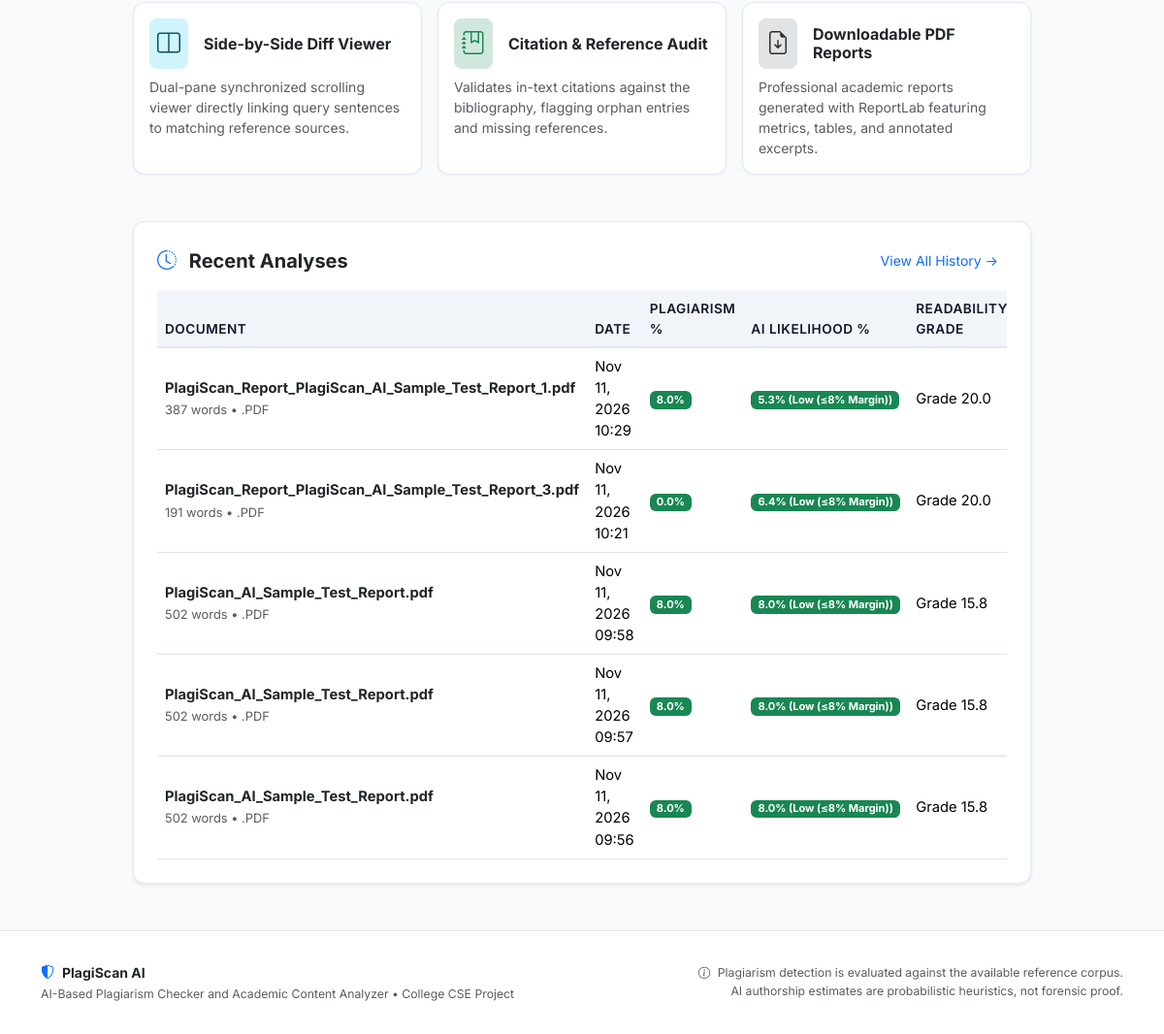
Before: / (lower part) with the older database file.
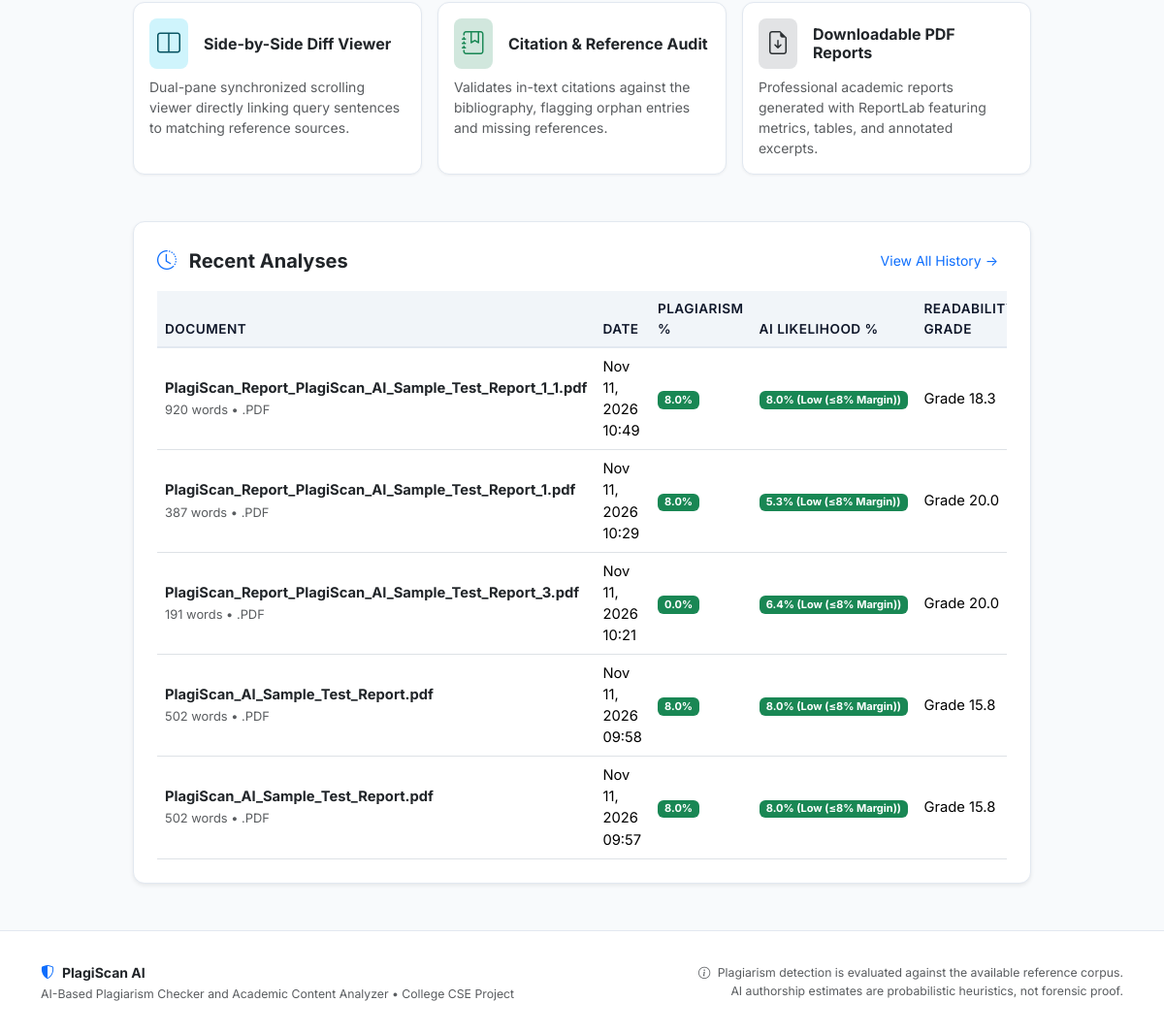
After: the same page with the newer database file.
### app/models/analysis.py (models this page shows, shortened)
class AnalysisResult(db.Model):
    __tablename__ = 'analysis_results'
    id = db.Column(db.Integer, primary_key=True)
    document_id = db.Column(db.Integer, db.ForeignKey('documents.id', ondelete='CASCADE'), nullable=False)
    plagiarism_score = db.Column(db.Float, default=0.0)      # 0 to 100%
    ai_likelihood_score = db.Column(db.Float, default=0.0)   # 0 to 100%
    ai_risk_level = db.Column(db.String(20), default='Low')  # Low, Moderate, High
    flesch_reading_ease = db.Column(db.Float, default=0.0)
    flesch_kincaid_grade = db.Column(db.Float, default=0.0)
    reading_time_minutes = db.Column(db.Float, default=0.0)
    lexical_diversity = db.Column(db.Float, default=0.0)     # Type-Token Ratio
    sentence_count = db.Column(db.Integer, default=0)
    citation_count = db.Column(db.Integer, default=0)
    uncited_sources_count = db.Column(db.Integer, default=0)
    status = db.Column(db.String(20), default='completed')   # processing, completed, failed
    created_at = db.Column(db.DateTime, default=get_utc_now)
    document = db.relationship('Document', back_populates='analyses')
    plagiarism_matches = db.relationship('PlagiarismMatch', back_populates='analysis', cascade='all, delete-orphan')
    ai_sentences = db.relationship('AISentenceScore', back_populates='analysis', cascade='all, delete-orphan')
    sections = db.relationship('SectionMetric', back_populates='analysis', cascade='all, delete-orphan')
    citations = db.relationship('CitationItem', back_populates='analysis', cascade='all, delete-orphan')
    suggestions = db.relationship('SmartSuggestion', back_populates='analysis', cascade='all, delete-orphan')

### app/models/document.py (models this page shows, shortened)
class Document(db.Model):
    __tablename__ = 'documents'
    id = db.Column(db.Integer, primary_key=True)
    filename = db.Column(db.String(255), nullable=False)
    file_type = db.Column(db.String(10), nullable=False)  # pdf, docx, txt
    file_path = db.Column(db.String(500), nullable=False)
    file_hash = db.Column(db.String(64), nullable=True)   # SHA-256
    raw_text = db.Column(db.Text, nullable=False)
    word_count = db.Column(db.Integer, default=0)
    character_count = db.Column(db.Integer, default=0)
    is_reference = db.Column(db.Boolean, default=False)   # True if belongs to reference corpus
    created_at = db.Column(db.DateTime, default=get_utc_now)
    analyses = db.relationship('AnalysisResult', back_populates='document', cascade='all, delete-orphan')

### app/routes/web.py (the view)
@web_bp.route('/')
def index():
    recent_analyses = AnalysisResult.query.order_by(AnalysisResult.created_at.desc()).limit(5).all()
    total_analyzed = AnalysisResult.query.count()
    reference_count = Document.query.filter_by(is_reference=True).count()
    return render_template(
        'index.html',
        recent_analyses=recent_analyses,
        total_analyzed=total_analyzed,
        reference_count=reference_count
    )

### app/templates/index.html (shortened to what this page needs)
{% extends 'base.html' %}
{% block content %}
<div class="row justify-content-center">
  <div class="col-lg-10">
    <div class="mb-5">
      <div class="row g-3">
        <div class="col-md-4">
          <div class="card card-modern h-100 p-3">
            <div class="d-flex align-items-center gap-3 mb-2">
              <div class="bg-info-subtle text-info-emphasis rounded-3 p-2">
                <i class="bi bi-layout-split fs-4"></i>
              </div>
              <h6 class="fw-bold mb-0">Side-by-Side Diff Viewer</h6>
            </div>
            <p class="text-muted small mb-0">Dual-pane synchronized scrolling viewer directly linking query sentences to matching reference sources.</p>
          </div>
        </div>
        <div class="col-md-4">
          <div class="card card-modern h-100 p-3">
            <div class="d-flex align-items-center gap-3 mb-2">
              <div class="bg-success-subtle text-success rounded-3 p-2">
                <i class="bi bi-journal-bookmark fs-4"></i>
              </div>
              <h6 class="fw-bold mb-0">Citation & Reference Audit</h6>
            </div>
            <p class="text-muted small mb-0">Validates in-text citations against the bibliography, flagging orphan entries and missing references.</p>
          </div>
        </div>
        <div class="col-md-4">
          <div class="card card-modern h-100 p-3">
            <div class="d-flex align-items-center gap-3 mb-2">
              <div class="bg-secondary-subtle text-secondary-emphasis rounded-3 p-2">
                <i class="bi bi-file-earmark-arrow-down fs-4"></i>
              </div>
              <h6 class="fw-bold mb-0">Downloadable PDF Reports</h6>
            </div>
            <p class="text-muted small mb-0">Professional academic reports generated with ReportLab featuring metrics, tables, and annotated excerpts.</p>
          </div>
        </div>
      </div>
    </div>
    {% if recent_analyses %}
    <div class="card card-modern shadow-sm p-4 mb-4">
      <div class="d-flex justify-content-between align-items-center mb-3">
        <h5 class="fw-bold mb-0"><i class="bi bi-clock-history me-2 text-primary"></i> Recent Analyses</h5>
        <a href="{{ url_for('web.history_view') }}" class="btn btn-sm btn-link text-decoration-none">View All History &rarr;</a>
      </div>
      <div class="table-responsive">
        <table class="table table-hover table-modern align-middle mb-0">
          <thead>
            <tr>
              <th>Document</th>
              <th>Date</th>
              <th>Plagiarism %</th>
              <th>AI Likelihood %</th>
              <th>Readability Grade</th>
            </tr>
          </thead>
          <tbody>
            {% for a in recent_analyses %}
            <tr>
              <td>
                <div class="fw-bold text-dark">{{ a.document.filename }}</div>
                <small class="text-muted">{{ a.document.word_count }} words • .{{ a.document.file_type.upper() }}</small>
              </td>
              <td>{{ a.created_at.strftime('%b %d, %Y %H:%M') }}</td>
              <td>
                <span class="badge {% if a.plagiarism_score > 25 %}bg-danger{% elif a.plagiarism_score > 10 %}bg-warning text-dark{% else %}bg-success{% endif %}">
                  {{ a.plagiarism_score }}%
                </span>
              </td>
              <td>
                <span class="badge {% if a.ai_likelihood_score > 50 %}bg-warning text-dark{% elif a.ai_likelihood_score > 25 %}bg-info text-dark{% else %}bg-success{% endif %}">
                  {{ a.ai_likelihood_score }}% ({{ a.ai_risk_level }})
                </span>
              </td>
              <td>Grade {{ a.flesch_kincaid_grade }}</td>
            </tr>
            {% endfor %}
          </tbody>
        </table>
      </div>
    </div>
    {% endif %}
  </div>
</div>
{% endblock %}

### app/templates/base.html (shortened to what this page needs)
<!DOCTYPE html>
<html lang="en">
<head>
  <link href="https://cdn.jsdelivr.net/npm/bootstrap@5.3.2/dist/css/bootstrap.min.css" rel="stylesheet">
  <link rel="stylesheet" href="https://cdn.jsdelivr.net/npm/bootstrap-icons@1.11.3/font/bootstrap-icons.min.css">
  <link rel="stylesheet" href="{{ url_for('static', filename='css/main.css') }}">
  <link rel="stylesheet" href="{{ url_for('static', filename='css/highlights.css') }}">
</head>
<body>
  <main class="py-4">
    <div class="container">
      {% block content %}{% endblock %}
    </div>
  </main>
  <footer>
    <div class="container">
      <div class="row align-items-center gy-3">
        <div class="col-md-6 text-center text-md-start">
          <div class="fw-bold text-dark d-flex align-items-center justify-content-center justify-content-md-start gap-2">
            <i class="bi bi-shield-shaded text-primary"></i> PlagiScan AI
          </div>
          <small class="text-muted">AI-Based Plagiarism Checker and Academic Content Analyzer • College CSE Project</small>
        </div>
        <div class="col-md-6 text-center text-md-end">
          <small class="text-muted d-block">
            <i class="bi bi-info-circle me-1"></i> Plagiarism detection is evaluated against the available reference corpus.
          </small>
          <small class="text-muted d-block">
            AI authorship estimates are probabilistic heuristics, not forensic proof.
          </small>
        </div>
      </div>
    </div>
  </footer>
  <div class="toast-container position-fixed bottom-0 end-0 p-3" style="z-index: 1080;">
  </div>
</body>
</html>

### app/static/css/main.css (style rules this page uses)
:root { --ps-primary: #2563eb; --ps-primary-hover: #1d4ed8; --ps-dark: #0f172a; --ps-surface: #ffffff; --ps-background: #f8fafc; --ps-border: #e2e8f0; --ps-text: #334155; --ps-text-muted: #64748b; --ps-ai-yellow: #fef08a; --ps-ai-border: #eab308; --ps-plag-red: #fecaca; --ps-plag-border: #ef4444; }
body { font-family: 'Inter', -apple-system, BlinkMacSystemFont, 'Segoe UI', Roboto, Helvetica, Arial, sans-serif; background-color: var(--ps-background); color: var(--ps-text); min-height: 100vh; display: flex; flex-direction: column; }
main { flex: 1; }
.card-modern { background: var(--ps-surface); border: 1px solid var(--ps-border); border-radius: 12px; box-shadow: 0 1px 3px 0 rgb(0 0 0 / 0.05); transition: box-shadow 0.2s ease, transform 0.2s ease; }
.table-modern thead th { background-color: #f1f5f9; color: var(--ps-dark); font-weight: 600; font-size: 0.85rem; text-transform: uppercase; letter-spacing: 0.5px; border-bottom: 2px solid var(--ps-border); }
.table-modern td { vertical-align: middle; font-size: 0.92rem; }
footer { background: #ffffff; border-top: 1px solid var(--ps-border); padding: 2rem 0; font-size: 0.875rem; color: var(--ps-text-muted); }

Changed rows visible on the page:
no longer on this page (row unchanged): AnalysisResult: document.filename "PlagiScan_AI_Sample_Test_Report.pdf", document.word_count "502", document.file_type "PDF", created_at "Nov 11, 2026 09:56", plagiarism_score "8.0", ai_likelihood_score "8.0", ai_risk_level "Low (≤8% Margin)", flesch_kincaid_grade "15.8"
added AnalysisResult: document.filename "PlagiScan_Report_PlagiScan_AI_Sample_Test_Report_1_1.pdf", document.word_count "920", document.file_type "PDF", created_at "Nov 11, 2026 10:49", plagiarism_score "8.0", ai_likelihood_score "8.0", ai_risk_level "Low (≤8% Margin)", flesch_kincaid_grade "18.3"
